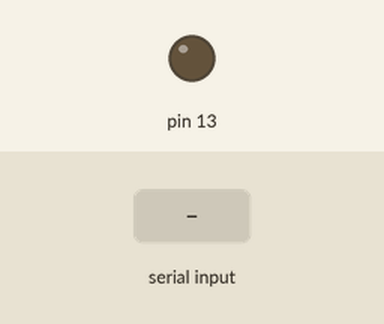
Bench run of a sketch on a simulated Arduino Uno, built with avr-gcc and run on an emulated ATmega328P. Shown: output pins drawn as LEDs (lit = HIGH). Inputs (shaded band) come from the test bench. What the sketch prints to the serial monitor is not drawn.

Above: at 1.2 s.
1.3 s: "1" received over Serial
At 1.8 s:
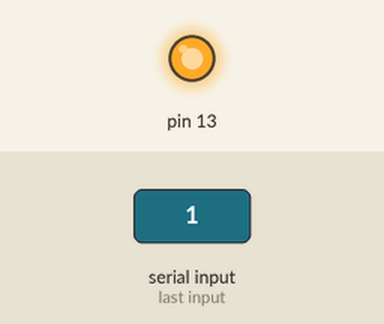
2.8 s: "0" received over Serial
At 4.1 s:
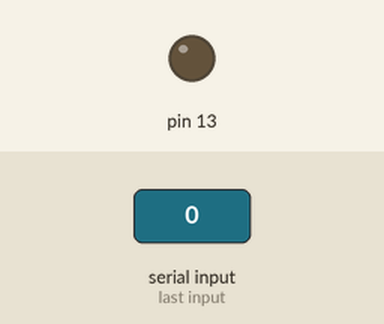
Timing chart, 0 to 5.8 s (numbered marks = the images above; inputs shaded):
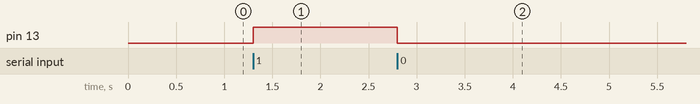

The sketch:

Arduino_Sketch.ino
```cpp
char data;
void setup() {
  Serial.begin(9600);
  pinMode(13,OUTPUT);
  digitalWrite(13,LOW);

  Serial.println("Setup Complete");
}

void loop() {
  while(Serial.available()) data = Serial.read();
  if(data == '1') digitalWrite(13,HIGH);
  else if(data == '0') digitalWrite(13,LOW);
}
```

Measured:
- after the input at 1.3 s, pin 13: LOW → HIGH at once
- after the input at 2.8 s, pin 13: HIGH → LOW at once
